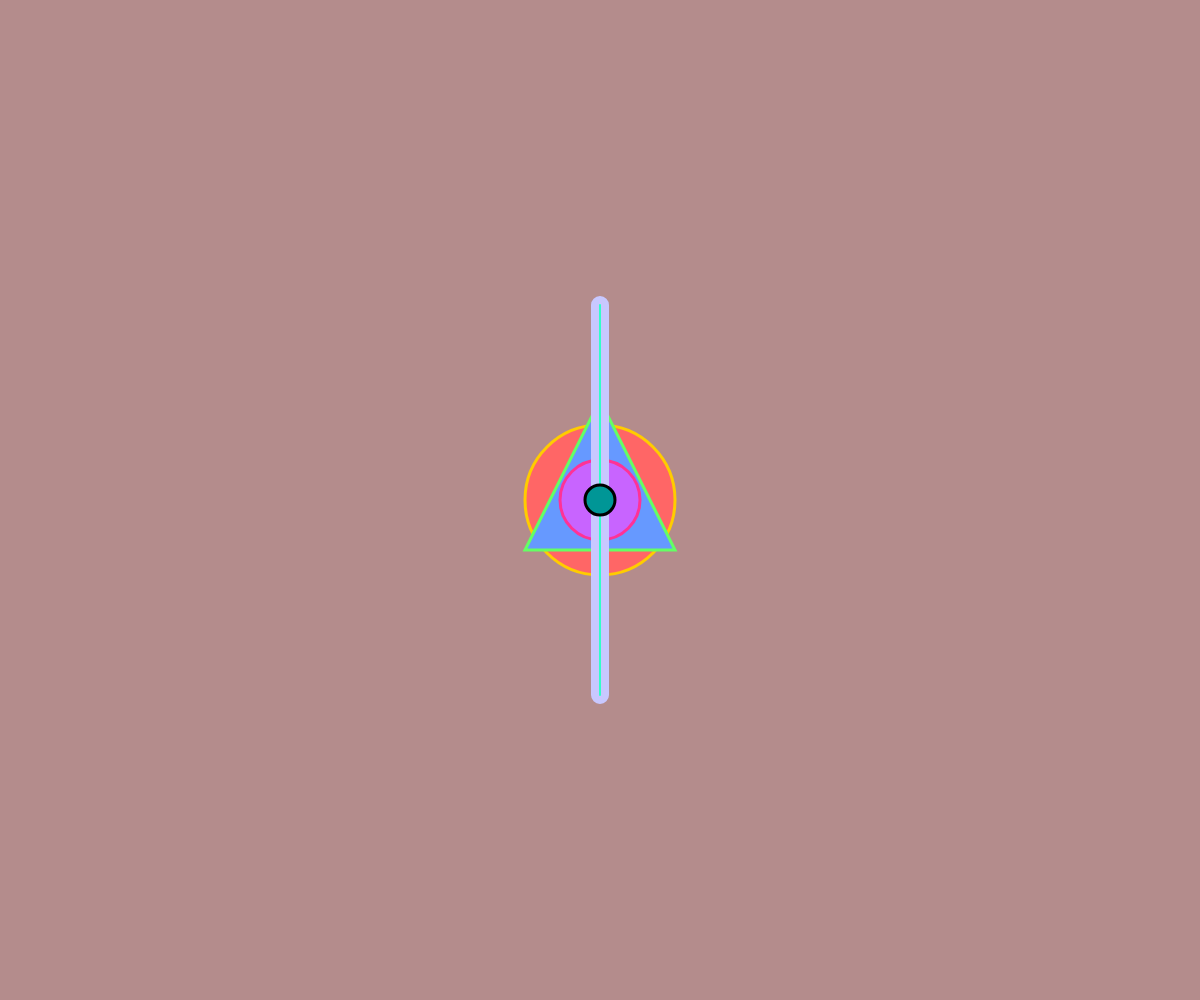
Frame 1 (no input)
Frame 60 (no input): identical to frame 1, image omitted
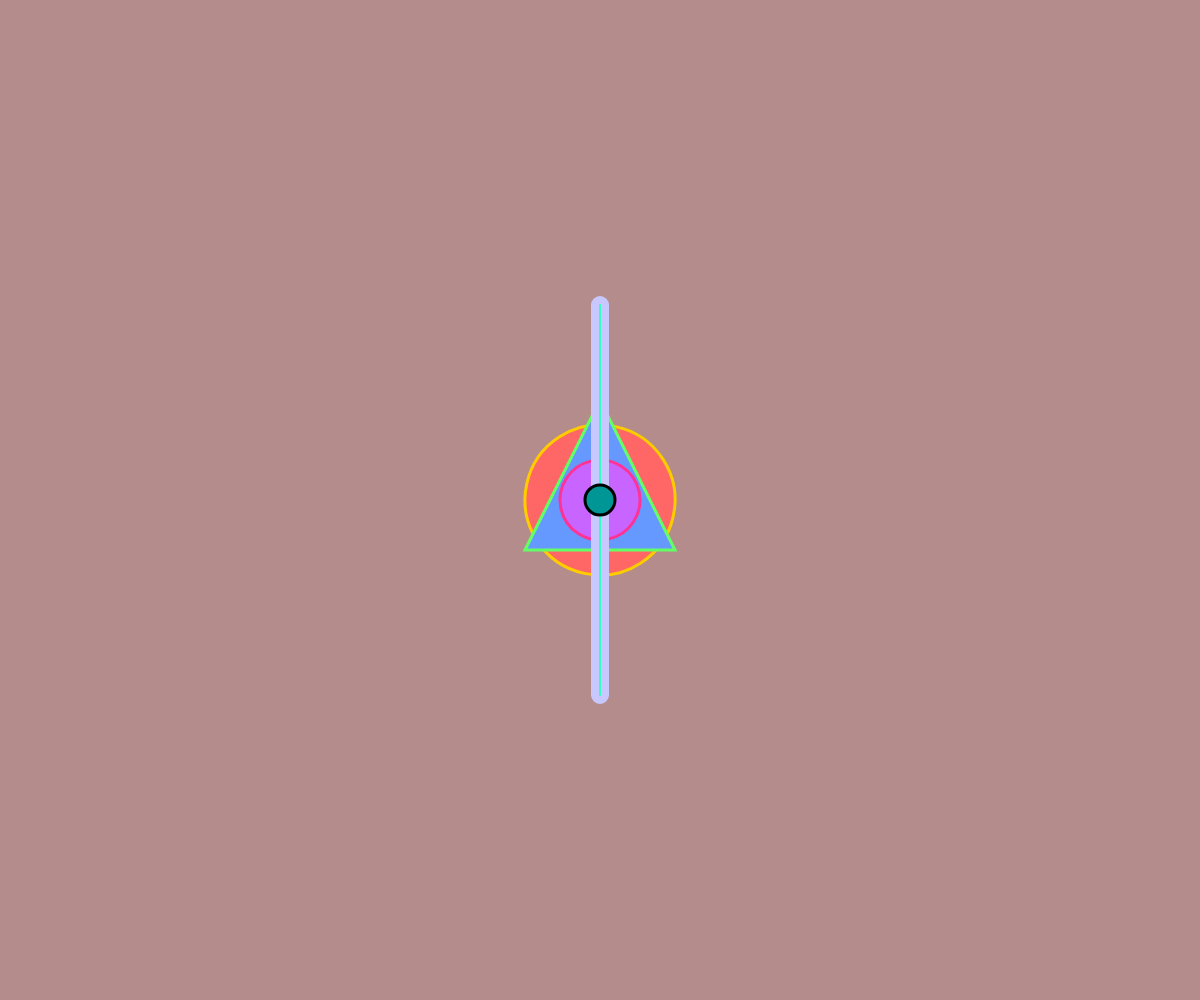
Frame 120 (the mouse pressed at the canvas centre since frame 60)

The p5.js sketch that drew these frames (run headless with seeded random() and noise() and a simulated clock; from frame 60 on, the mouse is pressed at the canvas centre):

// p5.js sketch
// ── sketch.js
let second;
let minute;
let h;

function setup() {
  let s = 0;
  let m = 0;
  let h = 0;
  rectMode(CENTER);
  createCanvas(windowWidth, windowHeight);
}

function draw() {
  angleMode(DEGREES); // 使用角度模式
  let s = int(millis()/1000);
  let m = int(s/60);
  let h = int(m/60);

  let sa = s * 6;
  let ma = m * 6;
  let ha = h * 15;

  background(180, 140, 140);
  translate(windowWidth / 2, windowHeight / 2); // 中心点为屏幕中心

  strokeWeight(3); // 设置描边粗细

  // 秒
  push();
  stroke(255, 204, 0); // 描边颜色
  fill(255, 102, 102); // 填充颜色
  rotate(sa);
  ellipse(0, 0, 150, 150); // 绘制椭圆形
  pop();
  
  // 分
  push();
  stroke(100, 255, 100);
  fill(102, 153, 255);
  rotate(ma);
  triangle(-75, 50, 0, -100, 75, 50); // 绘制三角形
  pop();

  // -秒
  push();
  stroke(255, 50, 150);
  fill(200, 100, 255);
  rotate(-sa);
  ellipse(0, 0, 80, 80); // 绘制较小的椭圆形
  pop();

  // 小时
  push();
  stroke(200, 200, 255);
  fill(50, 255, 200);
  strokeWeight(8); // 更粗的描边
  rotate(ha);
  rect(0, 0, 10, 400, 20); // 细长的矩形
  pop();
  
  // 中心圆
  push();
  stroke(0);
  fill(0, 150, 150);
  ellipse(0, 0, 30, 30); // 中心的固定圆
  pop();
}
